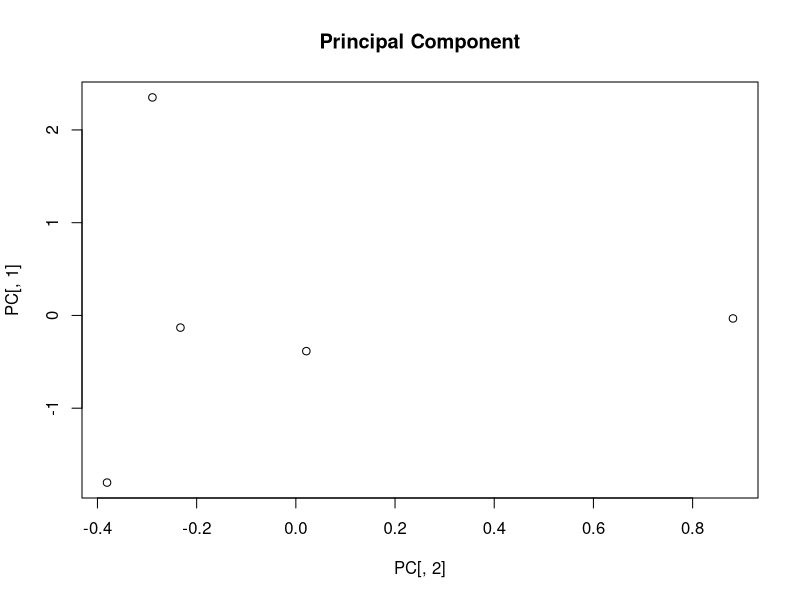
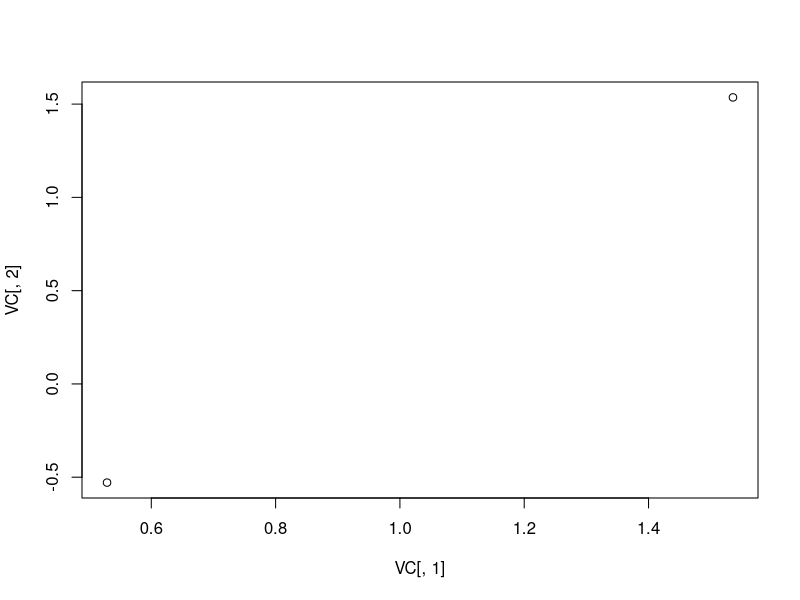

Generate these figures, in order, with R:
#DATA Example
X<-matrix(c(1,2,3,4,9,5,10,8,8,12),nrow = 5)
#Xbar of the matrix
Xbar<-rowMeans(t(X))
#X centered 
Xc<-t(X)-Xbar
#Varriances ad ecarts
variance<-rowSums((t(X)-Xbar)^2)/dim(X)[1]
ecarts<-sqrt(variance)
#Covariance
covariance<-sum(cov(X))/dim(X)[1]
#V matrix
V<-(Xc%*%t(Xc))/(dim(X)[1])
#R matrix
D<-1/ecarts * diag(dim(X)[2])
Xcr<-t(Xc) %*% D
R<-(t(Xcr)%*%Xcr)/(dim(X)[1])
#cleaner values and vectors
values<-eigen(R)$values
vectors<-eigen(R)$vectors
#Principal Components Coordinators
PC<- Xcr %*% vectors
#Variables coordinators
VC <- vectors / sqrt(values)

#Plot the data

plot(PC[,2],
     PC[,1],
     main = "Principal Component",
     type = 'p'
     )
plot(VC[,1],
     VC[,2]
     )